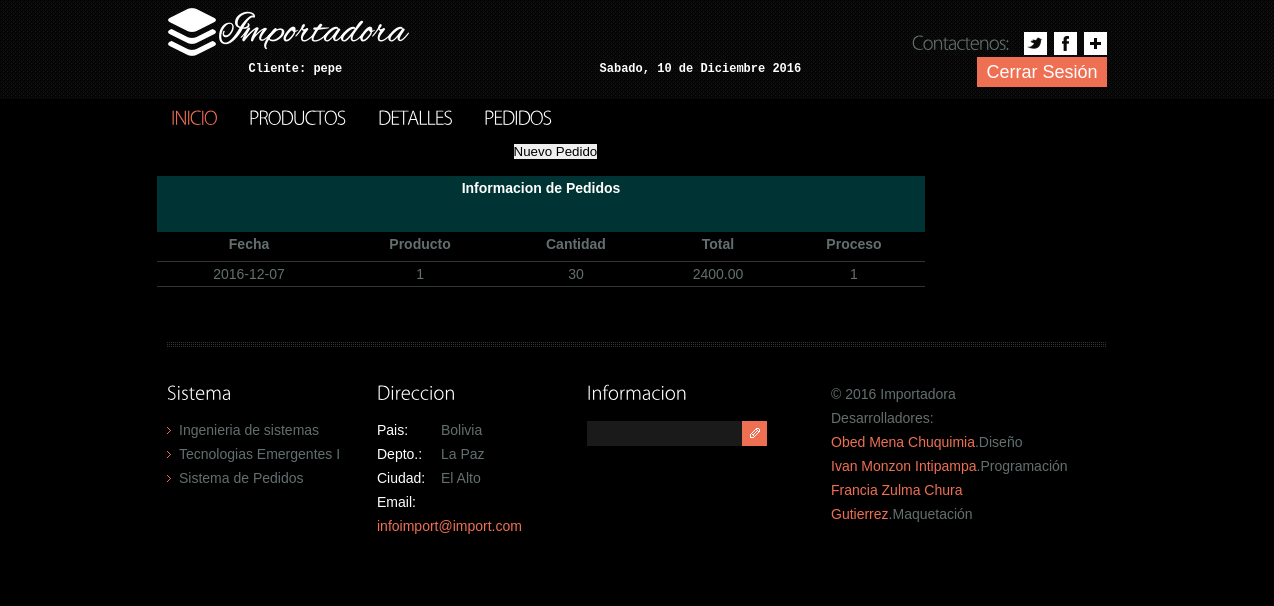
Screenshot of /pedidos.php (signed in) with the database file from the repository.
### tables this page shows
CREATE TABLE IF NOT EXISTS `pedidos` (
`idpedido` int(10) NOT NULL,
  `fechahora` date NOT NULL,
  `idoperacion` int(10) NOT NULL,
  `idempleado` int(10) NOT NULL,
  `idcliente` int(10) NOT NULL,
  `idproducto` int(10) NOT NULL,
  `cantidadpedido` int(10) NOT NULL,
  `total` decimal(10,2) NOT NULL,
  `observacion` varchar(100) NOT NULL,
  `idproceso` int(10) NOT NULL
);

### pedidos.php (the view, shortened to what this page needs)
<!DOCTYPE html>
<html lang="es">
    <head>
        <link rel="stylesheet" type="text/css" media="screen" href="css/reset.css">
        <link rel="stylesheet" type="text/css" media="screen" href="css/grid_12.css">
        <link rel="stylesheet" type="text/css" media="screen" href="css/style.css">
    </head>
    <body>
        <link rel="stylesheet" type="text/css" href="css/css1.css">
        <header>
            <div class="main">
                <h1><a href="index1.php"><img src="images/logo.png" alt=""></a></h1>
                <div class="social-icons">
                    <span>Contactenos:</span>
                    <a href="#" class="icon-3"></a>
                    <a href="#" class="icon-2"></a>
                    <a href="#" class="icon-1"></a>
                </div>
                <table cellspacing="1" width="100%" border="0" cellpadding="20px">
                    <tr>
                    <table border="0" cellspacing="10px" width="100%" cellpadding="5px" style="size: 12px; font-family: 'Courier New', Courier, monospace; color: #FFF; font-size: 12px;">
                        <tr>
                            <th scope="col">Cliente: <?php echo $_SESSION['cliente']; ?> </th>
                            <th scope="col">
                                <?php
                                include_once("date1.php");
                                ?>
                            </th>
                            <th scope="col" width="20px"><a href="salir.php">
                                    <input type="button" value="Cerrar Sesión" align="middle" style="background:#ef6f53; min-height:30px;  cursor:pointer; display:inline-block;  width:130px; font-size:18px;  color:#fff;">
                                    </th>
                                    </tr>
                                    </table>
                                    </tr>
                                    </table>
                                    </div>
                                    </header>
                                    <nav>
                                        <ul class="menu">
                                            <li class="current"><a href="index1.php">Inicio</a></li>
                                            <li><a href="productos1.php">Productos</a></li>
                                            <li><a href="detalles1.php">Detalles</a></li>
                                            <li><a href="pedidos.php">Pedidos</a></li>
                                        </ul>
                                    </nav>
                                    <section id="content"><div class="ic"> </div>
                                        <table width="83%" border="0" align="center" cellpadding="0" cellspacing="0">
                                            <tr>
                                                <td width="741" height="37" align="center" >
                                                    <a href="javascript:void(0)" onclick="toggle_visibility('popup-box1')"><input type="button" id="btn" value="Nuevo Pedido" /></a>
                                                </td>
                                            </tr>
                                        </table>
                                        <table border="1" cellpadding="0" cellspacing="0" width="80%">
                                            <tr>
                                                <th colspan="5" align="center" height="55px" style="border-bottom:1px solid #033; background: #033; color:#FFF;">Informacion de Pedidos</th>
                                            </tr>
                                            <tr height="30px">
                                                <th style="border-bottom:1px solid #333;">Fecha</th>
                                                <th style="border-bottom:1px solid #333;">Producto</th>
                                                <th style="border-bottom:1px solid #333;">Cantidad</th>
                                                <th style="border-bottom:1px solid #333;">Total</th>
                                                <th style="border-bottom:1px solid #333;">Proceso</th>
                                            </tr>
                                            <?php
                                            require('config.php');
                                            $query = "SELECT * FROM pedidos";
                                            $result = mysqli_query($db_link, $query);
                                            while ($row = mysqli_fetch_array($result)) {
                                                ?>
                                                <tr align="center" style="height:25px">
                                                    <td style="border-bottom:1px solid #333;"> <?php echo $row['fechahora']; ?> </td>
                                                    <td style="border-bottom:1px solid #333;"> <?php echo $row['idproducto']; ?> </td>
                                                    <td style="border-bottom:1px solid #333;"> <?php echo $row['cantidadpedido']; ?> </td>
                                                    <td style="border-bottom:1px solid #333;"> <?php echo $row['total']; ?> </td>
                                                    <td style="border-bottom:1px solid #333;"> <?php echo $row['idproceso']; ?> </td>
                                                </tr>
                                            <?php }
                                            ?>
                                        </table>
                                    </section>
                                    <footer>
                                        <div class="footer-col-1">
                                            <h3>Sistema</h3>
                                            <ul class="list-1">
                                                <li><a href="#">Ingenieria de sistemas</a></li>
                                                <li><a href="#">Tecnologias Emergentes I</a></li>
                                                <li><a href="#">Sistema de Pedidos</a></li>
                                            </ul>
                                        </div>
                                        <div class="footer-col-2">
                                            <h3>Direccion</h3>
                                            <dl class="adrss">
                                                <dd><span>Pais:</span>Bolivia</dd>
                                                <dd><span>Depto.:</span>La Paz</dd>
                                                <dd><span>Ciudad:</span>El Alto</dd>
                                                <dd><span>Email:</span><a href="#" class="link">infoimport@import.com</a></dd>
                                            </dl>
                                        </div>
                                        <div class="footer-col-3">
                                            <h3>Informacion</h3>
                                            <form id="form-search" method="post">
                                                <input type="text" value="" onBlur="if (this.value == '')
                          this.value = ''" onFocus="if (this.value == '')
                                      this.value = ''"  /><a href="#" onClick="document.getElementById('form-search').submit()"></a>
                                            </form>
                                        </div>
                                        <div class="footer-col-4">
                                            <p>© 2016 Importadora<br>
                                            <p>Desarrolladores: <br>
                                                <a rel="nofollow" href="http://www.obed.com/" target="_blank" class="link">Obed Mena Chuquimia</a>.Diseño</p>
                                            <a rel="nofollow" href="http://www.ivan.com/" target="_blank" class="link">Ivan Monzon Intipampa</a>.Programación</p>
                                            <a rel="nofollow" href="http://www.francia.com/" target="_blank" class="link">Francia Zulma Chura Gutierrez</a>.Maquetación</p>
                                        </div>
                                    </footer>
                                    </body>
                                    </html>

### css/style.css (style rules this page uses)
html, body { width:100%; padding:0; margin:0; }
body { font: 14px/24px Tahoma, Geneva, sans-serif; color:#636f6f; min-width:1264px; background: #000; }
.main { width:940px; margin:0 auto; }
a { text-decoration:none; cursor:pointer;text-decoration:none; }
.link { color:#ef6f53; text-decoration:none; }
h3 { font-size:18px; line-height:24px; color:#fff; font-weight:normal; }
ul { margin:0; padding:0;list-style-image:none; }
ul.list-1 li { padding:0px 0 0px 12px; line-height:24px; background:url(../images/marker-1.gif) 0 9px no-repeat; }
ul.list-1 li a { font-size:14px; color:#636f6f; line-height:24px; }
header { width:100%; margin:0 auto; z-index:101; background:url(../images/header.gif) 0 0 repeat; padding:7px 0 12px 0; }
h1 { display:inline-block; z-index:100; float:left; }
.social-icons { overflow:hidden; float:right; padding:25px 0px 0px 0; }
.social-icons span { display:block; font-size:18px; line-height:24px; color:#636f6f; letter-spacing:-1px; margin:-3px 15px 0 0;text-align:right; float:left; }
.social-icons a { display:inline-block; width:23px; height:23px; float:right; }
.icon-1 { background:url(../images/icon-1.png) 0 0 no-repeat; }
.icon-2 { background:url(../images/icon-2.png) 0 0 no-repeat; margin-left:7px; }
.icon-3 { background:url(../images/icon-3.png) 0 0 no-repeat; margin-left:7px; }
nav { width:940px; margin:0 auto; z-index:100; padding:5px 0px 11px 0px; }
ul.menu { display:inline-block; }
ul.menu li { float:left; line-height:24px; margin:0px 28px 0px 4px; }
ul.menu li a { font-size:18px; line-height:24px; color:#fff; text-transform:uppercase; display:inline-block; letter-spacing:-1px; }
ul.menu li a:hover , ul.menu li.current a { color:#ef6f53; }
#content { width:960px; margin:0 auto; padding:0px 0px 55px 0; position:relative; }
footer { width:940px; margin:0 auto; position:relative; overflow:hidden; padding:37px 0 40px 0; background:url(../images/line.png) 0 0 repeat-x; }
footer h3 { padding-bottom:15px; }
.footer-col-1 { float:left; width:190px; padding:0 20px 0 0px; }
#form-search { margin:3px 0 0 0px; overflow:hidden; width:180px; background:#1a1a1a; }
#form-search input { width:140px; height:20px; font-family:Tahoma, Geneva, sans-serif; font-size:14px; color:#fff; border:none; background:transparent; vertical-align:top; padding:2px 5px 3px 10px; display: inline-block; float:left; }
#form-search a { float:right; background:url(../images/search.gif) 0 0 no-repeat #ef6f53; width:25px; height:25px; }
.footer-col-2 { float:left; width:190px; padding:0 20px 0 0px; }
.footer-col-3 { float:left; width:180px; padding:0 64px 0 0px; }
dl.adrss { margin:0px 0 0px 0; }
dl.adrss dd span { width:52px; text-align:left; display:block; float:left; margin-right:12px; color:#fff; }
.footer-col-4 { float:left; width:276px; padding:3px 0px 0 0px; }

### css/css1.css (style rules this page uses)
table { border-radius:3px; text-align: center; }

### rows the page displays
pedidos: fechahora "2016-12-07", idproducto "1", cantidadpedido "30", total "2400.00", idproceso "1"

### other values shown
$_SESSION['cliente'] "pepe"
$dia "Sabado"
$mes "Diciembre"
